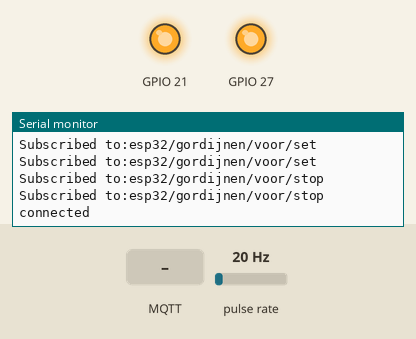
A sketch run on a simulated ESP32. On the bench: output pins drawn as LEDs (lit = HIGH), the last lines printed to the serial monitor. Wiring (inferred from the names in the program): pulse sensor: data GPIO 13. The inputs (shaded band) are chosen by the test bench; at power-on: pulse rate 20 Hz. WiFi joins after 1.5 s; servers stay silent unless stated; random numbers use the default seed unless the sketch sets one; EEPROM starts erased; no MQTT or app messages arrive unless stated; not simulated (calls return 0 or success): secrets.h; names the files do not define were given values by the test bench: mqtt_port = 1883.

Above: at 2.8 s.
2.9 s: MQTT message "1" arrives on the first subscribed topic
At 4.1 s:
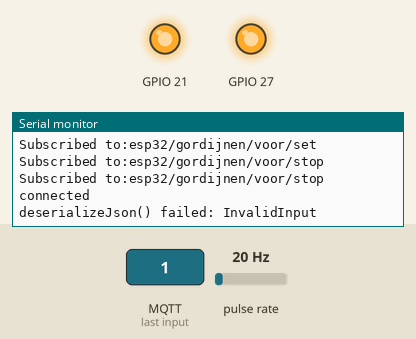
4.4 s: MQTT message "on" arrives on the first subscribed topic
At 5.2 s:
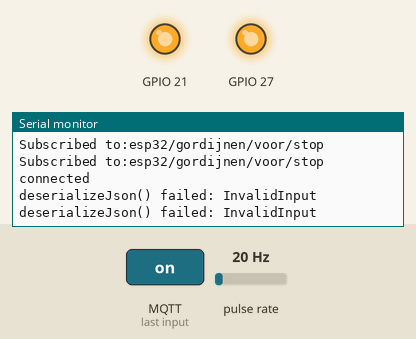

Measured:
- after the input at 2.9 s, the serial monitor: prints a new line at once (image 1)
- after the input at 4.4 s, the serial monitor: prints a new line at once (image 2)

The sketch:

Gordijnen.ino
```cpp
#include <Arduino.h>


#include "window.h"
#include "mqtt.h"
#include "motor.h"
#include "mqtt_handler.h"

Motors motors(2);

void setup() {
  Serial.begin(115200);

  delay(10);

  // Load the saved state the table was in
  preferences.begin("rolgordijnen", false);

  Serial.setTimeout(500);// Set time out for

  setup_check_window();

  char left_path[96];
  strcpy(left_path, publish_path_rolgordijnen);
  strcat(left_path, "/links");
  Motor* rol_left = new Motor(left_path, MOTOR_1_STEP, MOTOR_1_DIR, MOTOR_1_ENABLE, "links", false);
  motors.addMotor(rol_left);

  char right_path[96];
  strcpy(right_path, publish_path_rolgordijnen);
  strcat(right_path, "/rechts");
  Motor* rol_right = new Motor(right_path, MOTOR_2_STEP, MOTOR_2_DIR, MOTOR_2_ENABLE, "rechts", true);
  motors.addMotor(rol_right);

  char set_path[96];
  strcpy(set_path, publish_path_rolgordijnen);
  strcat(set_path, "/set");
  first_mqtt->add_mqtt_path(set_path, rol_left,  &Motor::set_pos);
  first_mqtt->add_mqtt_path(set_path, rol_right, &Motor::set_pos);

  char stop_path[96];
  strcpy(stop_path, publish_path_rolgordijnen);
  strcat(stop_path, "/stop");
  first_mqtt->add_mqtt_path(stop_path, rol_left,  &Motor::set_stop);
  first_mqtt->add_mqtt_path(stop_path, rol_right, &Motor::set_stop);

  setup_mqtt();
}

void loop() {
  checkMQTTMessage();
  motors.run();
  if (flag_window) {
    flag_window = false;
    send_window_message();
  }
  if (flag_update) {
    flag_update = false;
    motors.save(flag_step_update);
    motors.sendMQTT();
  }
  yield();
}
```

motor.h
```cpp
#pragma once
#include <Arduino.h>
#include <Preferences.h>
#include <AccelStepper.h>

#define motorInterfaceType 1

// Library for saving the state of the esp when turned off.
Preferences preferences;

const int MOTOR_1_STEP = 22;
const int MOTOR_1_DIR = 23;
const int MOTOR_1_ENABLE = 21;

const int MOTOR_2_STEP = 25;
const int MOTOR_2_DIR = 26;
const int MOTOR_2_ENABLE = 27;

const int MOTOR_3_STEP = 15;
const int MOTOR_3_DIR = 2;
const int MOTOR_3_ENABLE = 4;

class Motor {
  public:
    Motor(const char* mqtt_path, const int step_pin, const int dir_pin, const int enable_pin, String id, boolean inverted);
    boolean set_enable_pin(int level);
    void force_enable();
    void save(boolean only_step);
    void send_mqtt(JsonDocument& local_doc);
    boolean run();
    void set_pos(const JsonDocument& local_doc);
    void set_stop(const JsonDocument& local_doc);
  private:
    void set_max_step(const JsonDocument& local_doc);
    void set_close_time(const JsonDocument& local_doc);
    void set_max_speed(const JsonDocument& local_doc);
    void set_acceleration(const JsonDocument& local_doc);
    void set_current_step(const JsonDocument& local_doc);
    AccelStepper* _stepper;
    int _enable_pin;
    int _max_steps;
    String _id;
};

typedef enum {
  IDLING,
  WAITING_ENABLE,
  RUNNING,
  WAITING_DISABLE,
} motors_state;

class Motors {
  public:
    Motors(int initial_size);
    void addMotor(Motor* motor);
    void save(boolean only_step);
    void run();
    void sendMQTT();
  private:
    Motor** _motors;
    int _max_size;
    int _size = 0;
    motors_state _state;
    unsigned long _start_wait;
};
```

motor.ino
```cpp
#include "motor.h"
#include "mqtt_handler.h"
#include "mqtt.h"

void motor_mqtt_helper(const char* base_path, const char* ext_path, Motor* motor_obj, void (Motor::*callback)(const JsonDocument& local_doc)) {
  char str[96];
  strcpy(str, base_path);
  strcat(str, ext_path);
  if (first_mqtt == NULL) {
    first_mqtt = new MqttPath(str, motor_obj, callback);
  } else {
    first_mqtt->add_mqtt_path(str, motor_obj, callback);
  }
}

Motor::Motor(const char* mqtt_path, const int step_pin, const int dir_pin, const int enable_pin, String id, boolean inverted) {
  _stepper = new AccelStepper(motorInterfaceType, step_pin, dir_pin);
  _enable_pin = enable_pin;
  _id = id;

  pinMode(enable_pin, OUTPUT);
  delay(10);
  digitalWrite(enable_pin, HIGH);

  _stepper->setPinsInverted(inverted, false, false);

  int str_len = 96;
  char max_str[str_len], speed_str[str_len], acc_str[str_len], pos_str[str_len];
  (id + "_max_step").toCharArray(max_str, str_len);
  (id + "_speed").toCharArray(speed_str, str_len);
  (id + "_acc").toCharArray(acc_str, str_len);
  (id + "_pos").toCharArray(pos_str, str_len);

  _max_steps = preferences.getInt(max_str, 668) / 100.0;
  int max_speed = preferences.getInt(speed_str, 3500);
  int acceleration = preferences.getInt(acc_str, 10000);
  int initial_pos = preferences.getInt(pos_str, 0);

  _stepper->setMaxSpeed(max_speed);
  _stepper->setAcceleration(acceleration);
  _stepper->setCurrentPosition(initial_pos * _max_steps);

//  paths = /set, /max_steps/set, /speed/set, /accel/set, /step/set, /stop
  motor_mqtt_helper(mqtt_path, "/set", this, &Motor::set_pos);
  motor_mqtt_helper(mqtt_path, "/max_steps/set", this, &Motor::set_max_step);
  motor_mqtt_helper(mqtt_path, "/time/set", this, &Motor::set_close_time);
  motor_mqtt_helper(mqtt_path, "/speed/set", this, &Motor::set_max_speed);
  motor_mqtt_helper(mqtt_path, "/accel/set", this, &Motor::set_acceleration);
  motor_mqtt_helper(mqtt_path, "/step/set", this, &Motor::set_current_step);
  motor_mqtt_helper(mqtt_path, "/stop", this, &Motor::set_stop);
}

boolean Motor::set_enable_pin(int level) {
  if (_stepper->isRunning() && level == LOW) {
    digitalWrite(_enable_pin, LOW);
    return true;
  }
  digitalWrite(_enable_pin, HIGH);
  return false;
}

void Motor::force_enable() {
  digitalWrite(_enable_pin, LOW);
}

void Motor::save(boolean only_step) {
  int str_len = 96;
  char pos_str[str_len];
  (_id + "_pos").toCharArray(pos_str, str_len);
  if (_max_steps == 0) {
    _max_steps = 1;
  }
  preferences.putInt(pos_str, _stepper->currentPosition() / _max_steps);
  if (only_step) {
    return;
  }
  char max_str[str_len], speed_str[str_len], acc_str[str_len];
  (_id + "_max_step").toCharArray(max_str, str_len);
  (_id + "_speed").toCharArray(speed_str, str_len);
  (_id + "_acc").toCharArray(acc_str, str_len);
  preferences.putInt(max_str, _max_steps * 100);
  preferences.putInt(speed_str, _stepper->maxSpeed());
  preferences.putInt(acc_str, _stepper->acceleration());
}

boolean Motor::run() {
  return _stepper->run();
}

void Motor::set_pos(const JsonDocument& local_doc) {
  flag_step_update = true;
  int percentage = local_doc["percentage"];
  _stepper->moveTo(percentage * _max_steps);
}

void Motor::set_max_step(const JsonDocument& local_doc) {
  _max_steps = ((float)local_doc["max_step"]) / 100.0;
}

void Motor::set_max_speed(const JsonDocument& local_doc) {
  _stepper->setMaxSpeed(local_doc["speed"]);
}

void Motor::set_close_time(const JsonDocument& local_doc) {
  _stepper->setMaxSpeed(((float)_max_steps) * 100.0 / ((float)local_doc["time"]));
}

void Motor::set_acceleration(const JsonDocument& local_doc) {
  _stepper->setAcceleration(local_doc["accel"]);
}

void Motor::set_current_step(const JsonDocument& local_doc) {
  flag_step_update = true;
  int percentage = local_doc["percentage"];
  _stepper->setCurrentPosition(percentage * _max_steps);
}

void Motor::set_stop(const JsonDocument& local_doc) {
  flag_step_update = true;
  _stepper->stop();
}

void Motor::send_mqtt(JsonDocument& local_doc) {
  JsonObject json = local_doc.createNestedObject(_id);
  if (_max_steps == 0) {
    _max_steps = 1;
  }
  json["percentage"] = (int)(_stepper->currentPosition() / _max_steps);
  json["speed"] = _stepper->maxSpeed();
  json["accel"] = _stepper->acceleration();
  json["max_step"] = (int)(_max_steps * 100.0);
  json["time"] = (int)(_max_steps * 100.0 / _stepper->maxSpeed());
}

Motors::Motors(int initial_size) {
  _motors = (Motor**)malloc(initial_size * sizeof(Motor*));
  _max_size = initial_size;
  _size = 0;
  _state = IDLING;
}

void Motors::addMotor(Motor* motor) {
  if (_size == _max_size) {
    Serial.println("Max size of motors exceeded");
    return;
  }
  _motors[_size] = motor;
  _size += 1;
}

void Motors::save(boolean only_step) {
  for (int i = 0; i < _size; i++) {
    _motors[i]->save(only_step);
  }
}

void Motors::run() {
  switch(_state) {
    case IDLING: {
      boolean need_running = false;
      for (int i = 0; i < _size; i++) {
        need_running = need_running || _motors[i]->set_enable_pin(LOW);
      }
      if (need_running) {
        for (int i = 0; i < _size; i++) {
          _motors[i]->force_enable();
        }
        _start_wait = millis();
        _state = WAITING_ENABLE;
      }
      break;
    }
    case WAITING_ENABLE: {
      if (millis() - _start_wait > 5) {
        _state = RUNNING;
      }
      break;
    }
    case RUNNING: {
      boolean running = false;
      for (int i = 0; i < _size; i++) {
        running = running | _motors[i]->run();
      }
      if (!running) {
        _start_wait = millis();
        _state = WAITING_DISABLE;
        flag_step_update = true;
        flag_update = true;
      }
      break;

    }
    case WAITING_DISABLE: {
      if (millis() - _start_wait > 5) {
        _state = IDLING;
      }
      break;
    }
  }
}

void Motors::sendMQTT() {
  StaticJsonDocument<256> doc;

  for (int i = 0; i < _size; i++) {
    _motors[i]->send_mqtt(doc);
  }

  serializeJson(doc, msg);
  client.publish(publish_path_rolgordijnen, msg);
}
```

mqtt.h
```cpp
#pragma once

#include <Arduino.h>
#include <ArduinoJson.h>
#include "secrets.h"
#include <WiFi.h>
#include <PubSubClient.h>
#include "mqtt_handler.h"

WiFiClient espClient;
PubSubClient client(espClient);

#define DELAY_AFTER_SEND 100

#define MSG_BUFFER_SIZE  (1024)
char msg[MSG_BUFFER_SIZE];
char heapMSG[MSG_BUFFER_SIZE];

const char* publish_path_rolgordijnen  = "esp32/gordijnen/voor";

void setup_mqtt();
void checkMQTTMessage();

boolean flag_update = true;
boolean flag_step_update = false;
```

mqtt.ino
```cpp
#include <Arduino.h>
#include "mqtt.h"
#include "motor.h"

void callback(const char topic[], byte* payload, unsigned int length) {
  char* topicCopy = (char*)malloc(strlen(topic) + 1);
  topicCopy = strcpy(topicCopy, topic);

  byte* payloadCopy = (byte*)malloc(length);
  payloadCopy = (byte*)memcpy(payloadCopy, payload, length);

  StaticJsonDocument<128> doc;
  DeserializationError error = deserializeJson(doc, payloadCopy);

  if (error) {
    Serial.print(F("deserializeJson() failed: "));
    Serial.println(error.f_str());
    return;
  }
  flag_step_update = false;
  if (first_mqtt != NULL) {
    first_mqtt->compare(topicCopy, doc);
  }
  flag_update = true;

  free(topicCopy);
  free(payloadCopy);

  Serial.println("Returning...");
}

void connectWiFi() {
  Serial.println();
  Serial.print("Connecting to ");
  Serial.println(ssid);
  int count = 0;
  while (WiFi.status() != WL_CONNECTED) {
    if (count++ > 50) {
      count = 0;
      WiFi.disconnect();
      WiFi.begin(ssid, password);
      Serial.println();
    }
    delay(100);
    Serial.print(".");
  }
  randomSeed(micros());
  Serial.println("");
  Serial.println("WiFi connected");
  Serial.println("IP address: ");
  Serial.println(WiFi.localIP());
}

void setup_wifi() {
  delay(10);
  WiFi.begin(ssid, password);
  connectWiFi();
}

void reconnectWiFi() {
  WiFi.disconnect();
  WiFi.reconnect();
  connectWiFi();
}

void reconnectMQTT() {
  // Loop until we're reconnected
  while (!client.connected()) {
    if (WiFi.status() != WL_CONNECTED) {
      reconnectWiFi();
    }
    Serial.print("Attempting MQTT connection...");
    // Create a random client ID
    String clientId = "ESP32Gordijnen-";
    clientId += String(random(0xffff), HEX);
    // Attempt to connect
    if (client.connect(clientId.c_str(),MQTT_USER,MQTT_PASSWORD)) {
      if (first_mqtt != NULL) {
        first_mqtt->subscribe();
      }
      Serial.println("connected");
    } else {
      Serial.print("failed, rc=");
      Serial.print(client.state());
      Serial.println(" try again in 5 seconds");
      // Wait 5 seconds before retrying
      delay(5000);
    }
  }
}

void setup_mqtt() {
  setup_wifi();
  client.setServer(mqtt_server, mqtt_port);
  client.setCallback(callback);
  reconnectMQTT();
}

void checkMQTTMessage() {
    if (WiFi.status() != WL_CONNECTED) {
      reconnectWiFi();
    }
    if (!client.connected()) {
      reconnectMQTT();
    }
    client.loop();
}
```

mqtt_handler.h
```cpp
#pragma once

#include <Arduino.h>
#include <ArduinoJson.h>
#include "motor.h"

class MqttPath {
  public:
    MqttPath(char* path, Motor* motor_obj, void (Motor::*callback)(const JsonDocument& local_doc));
    void compare(char* path, const JsonDocument& local_doc);
    void add_mqtt_path(char* path, Motor* motor_obj, void (Motor::*callback)(const JsonDocument& local_doc));
    void subscribe();
  private:
    char* _path;
    void (Motor::*_callback)(const JsonDocument& local_doc);
    MqttPath* _next;
    Motor* _motor_obj;
};

MqttPath *first_mqtt = NULL;
```

mqtt_handler.ino
```cpp
#include "mqtt_handler.h"

MqttPath::MqttPath(char* path, Motor* motor_obj, void (Motor::*callback)(const JsonDocument& local_doc)) {
  _path = (char *)malloc(strlen(path) + 1);
  strcpy(_path, path);
  _callback = callback;
  _next = NULL;
  _motor_obj = motor_obj;
}

void MqttPath::compare(char* path, const JsonDocument& local_doc) {
  if (strcmp(_path, path) == 0) {
    (_motor_obj ->* ((MqttPath*)this)->MqttPath::_callback) (local_doc);
  }
  if (_next == NULL) {
    return;
  }
  _next->compare(path, local_doc);
}

void MqttPath::add_mqtt_path(char* path, Motor* motor_obj, void (Motor::*callback)(const JsonDocument& local_doc)) {
  if (_next == NULL) {
    MqttPath *next = new MqttPath(path, motor_obj, callback);
    _next = next;
  }
  else {
    _next->add_mqtt_path(path, motor_obj, callback);
  }
}

void MqttPath::subscribe() {
  client.subscribe(_path);
  Serial.print("Subscribed to:");
  Serial.println(_path);
  if (_next == NULL) {
    return;
  }
  _next->subscribe();
}
```

window.h
```cpp
#pragma once
#include <Arduino.h>
const char* window_path = "/window";
      char* publish_path_rolgordijnen_window;

boolean flag_window = true;
const int window_pin = 13;

boolean setup_check_window();
void send_window_message();

void check_window();
void test_window();
```

window.ino
```cpp
#include "window.h"
#include "mqtt.h"


unsigned long t_last_send_time = 0;
unsigned long t_debounce_time = 200;

unsigned long last_send_time = 0;
unsigned long debounce_time = 500;

void IRAM_ATTR window_isr() {
  if (millis() - last_send_time > debounce_time) {
    last_send_time = millis();
    flag_window = true;
  }
}

boolean setup_check_window() {
  pinMode(window_pin, INPUT_PULLUP);
  attachInterrupt(window_pin, window_isr, CHANGE);

  publish_path_rolgordijnen_window = (char*)malloc(96 * sizeof(char));
  strcpy(publish_path_rolgordijnen_window, publish_path_rolgordijnen);
  strcat(publish_path_rolgordijnen_window, window_path);
}

void send_window_message() {
  if (digitalRead(window_pin)) {
    client.publish(publish_path_rolgordijnen_window, "{\"state\": \"OPEN\"}");
  } else {
    client.publish(publish_path_rolgordijnen_window, "{\"state\": \"CLOSED\"}");
  }
}

void test_window() {
  if (millis() - t_last_send_time > t_debounce_time) {
    t_last_send_time = millis();
    Serial.println(digitalRead(window_pin));
  }
}
```
